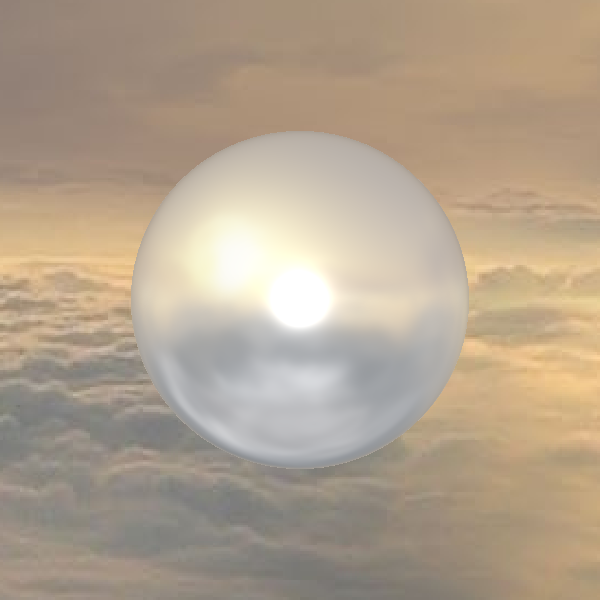

The Python source for this figure:
#!/usr/bin/env python

# Demonstrate skybox cube map rotation with a PBR metallic sphere.

import vtkmodules.vtkInteractionStyle  # noqa: F401
import vtkmodules.vtkRenderingOpenGL2  # noqa: F401

import os

from vtkmodules.vtkFiltersSources import vtkSphereSource
from vtkmodules.vtkIOImage import vtkJPEGReader
from vtkmodules.vtkImagingCore import vtkImageFlip
from vtkmodules.vtkRenderingCore import (
    vtkActor,
    vtkPolyDataMapper,
    vtkRenderWindow,
    vtkRenderWindowInteractor,
    vtkRenderer,
    vtkSkybox,
    vtkTexture,
)

data_dir = os.environ.get("VPE_DATA_DIR", os.path.dirname(os.path.abspath(__file__)))

# Cubemap texture from separate face images
texture = vtkTexture()
texture.CubeMapOn()

jpg_px = vtkJPEGReader()
jpg_px.SetFileName(os.path.join(data_dir, "skybox-px.jpg"))
flip_px = vtkImageFlip()
flip_px.SetInputConnection(jpg_px.GetOutputPort())
flip_px.SetFilteredAxis(1)
texture.SetInputConnection(0, flip_px.GetOutputPort())

jpg_nx = vtkJPEGReader()
jpg_nx.SetFileName(os.path.join(data_dir, "skybox-nx.jpg"))
flip_nx = vtkImageFlip()
flip_nx.SetInputConnection(jpg_nx.GetOutputPort())
flip_nx.SetFilteredAxis(1)
texture.SetInputConnection(1, flip_nx.GetOutputPort())

jpg_py = vtkJPEGReader()
jpg_py.SetFileName(os.path.join(data_dir, "skybox-py.jpg"))
flip_py = vtkImageFlip()
flip_py.SetInputConnection(jpg_py.GetOutputPort())
flip_py.SetFilteredAxis(1)
texture.SetInputConnection(2, flip_py.GetOutputPort())

jpg_ny = vtkJPEGReader()
jpg_ny.SetFileName(os.path.join(data_dir, "skybox-ny.jpg"))
flip_ny = vtkImageFlip()
flip_ny.SetInputConnection(jpg_ny.GetOutputPort())
flip_ny.SetFilteredAxis(1)
texture.SetInputConnection(3, flip_ny.GetOutputPort())

jpg_pz = vtkJPEGReader()
jpg_pz.SetFileName(os.path.join(data_dir, "skybox-pz.jpg"))
flip_pz = vtkImageFlip()
flip_pz.SetInputConnection(jpg_pz.GetOutputPort())
flip_pz.SetFilteredAxis(1)
texture.SetInputConnection(4, flip_pz.GetOutputPort())

jpg_nz = vtkJPEGReader()
jpg_nz.SetFileName(os.path.join(data_dir, "skybox-nz.jpg"))
flip_nz = vtkImageFlip()
flip_nz.SetInputConnection(jpg_nz.GetOutputPort())
flip_nz.SetFilteredAxis(1)
texture.SetInputConnection(5, flip_nz.GetOutputPort())

# Skybox
skybox = vtkSkybox()
skybox.SetTexture(texture)

# PBR metallic sphere
sphere = vtkSphereSource()
sphere.SetThetaResolution(75)
sphere.SetPhiResolution(75)

mapper = vtkPolyDataMapper()
mapper.SetInputConnection(sphere.GetOutputPort())

actor = vtkActor()
actor.SetMapper(mapper)
actor.GetProperty().SetInterpolationToPBR()
actor.GetProperty().SetMetallic(1.0)
actor.GetProperty().SetRoughness(0.3)

# Renderer with IBL
renderer = vtkRenderer()
renderer.UseImageBasedLightingOn()
renderer.SetEnvironmentTexture(texture)
renderer.AddActor(skybox)
renderer.AddActor(actor)

render_window = vtkRenderWindow()
render_window.SetSize(600, 600)
render_window.AddRenderer(renderer)
render_window.SetWindowName("skybox cube rotation")

interactor = vtkRenderWindowInteractor()
interactor.SetRenderWindow(render_window)

# Scene
renderer.SetEnvironmentRight(0, 0, 1)
renderer.SetEnvironmentUp(0, 1, 0)

interactor.Initialize()
interactor.Start()
